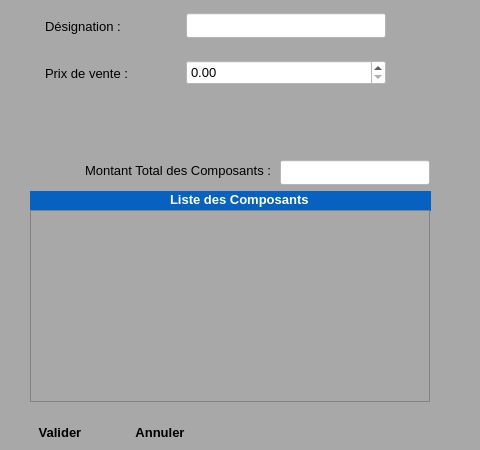
<?xml version="1.0" encoding="UTF-8"?>
<ui version="4.0">
 <class>ajoutComposant</class>
 <widget class="QWidget" name="ajoutComposant">
  <property name="geometry">
   <rect>
    <x>0</x>
    <y>0</y>
    <width>480</width>
    <height>450</height>
   </rect>
  </property>
  <property name="minimumSize">
   <size>
    <width>480</width>
    <height>450</height>
   </size>
  </property>
  <property name="maximumSize">
   <size>
    <width>480</width>
    <height>640</height>
   </size>
  </property>
  <property name="font">
   <font>
    <family>Segoe UI</family>
    <pointsize>10</pointsize>
   </font>
  </property>
  <property name="acceptDrops">
   <bool>false</bool>
  </property>
  <property name="windowTitle">
   <string>Ajouter un Produits</string>
  </property>
  <property name="windowIcon">
   <iconset>
    <normaloff>D:/Med/Eclipse Travail/TestBD/Add-icon.png</normaloff>D:/Med/Eclipse Travail/TestBD/Add-icon.png</iconset>
  </property>
  <property name="toolTip">
   <string>&lt;html&gt;&lt;head/&gt;&lt;body&gt;&lt;p&gt;&lt;span style=&quot; font-size:10pt;&quot;&gt;Ajouter une nouvelle Etude &lt;/span&gt;&lt;/p&gt;&lt;/body&gt;&lt;/html&gt;</string>
  </property>
  <property name="styleSheet">
   <string notr="true">background-color:rgb(168,168,168)</string>
  </property>
  <widget class="QWidget" name="verticalLayoutWidget">
   <property name="geometry">
    <rect>
     <x>10</x>
     <y>0</y>
     <width>411</width>
     <height>101</height>
    </rect>
   </property>
   <layout class="QVBoxLayout" name="verticalLayout">
    <item>
     <layout class="QHBoxLayout" name="horizontalLayout">
      <item>
       <widget class="QLabel" name="label">
        <property name="minimumSize">
         <size>
          <width>100</width>
          <height>30</height>
         </size>
        </property>
        <property name="maximumSize">
         <size>
          <width>100</width>
          <height>30</height>
         </size>
        </property>
        <property name="font">
         <font>
          <family>Segoe UI</family>
          <pointsize>10</pointsize>
         </font>
        </property>
        <property name="text">
         <string>Désignation :</string>
        </property>
       </widget>
      </item>
      <item>
       <widget class="QLineEdit" name="uiDesignation">
        <property name="enabled">
         <bool>true</bool>
        </property>
        <property name="minimumSize">
         <size>
          <width>200</width>
          <height>25</height>
         </size>
        </property>
        <property name="maximumSize">
         <size>
          <width>200</width>
          <height>25</height>
         </size>
        </property>
        <property name="font">
         <font>
          <family>Segoe UI</family>
          <pointsize>10</pointsize>
         </font>
        </property>
        <property name="styleSheet">
         <string notr="true">background-color:rgb(255, 255, 255)</string>
        </property>
       </widget>
      </item>
     </layout>
    </item>
    <item>
     <layout class="QHBoxLayout" name="horizontalLayout_3">
      <item>
       <widget class="QLabel" name="label_4">
        <property name="minimumSize">
         <size>
          <width>100</width>
          <height>30</height>
         </size>
        </property>
        <property name="maximumSize">
         <size>
          <width>100</width>
          <height>30</height>
         </size>
        </property>
        <property name="font">
         <font>
          <family>Segoe UI</family>
          <pointsize>10</pointsize>
         </font>
        </property>
        <property name="text">
         <string>Prix de vente :</string>
        </property>
       </widget>
      </item>
      <item>
       <widget class="QDoubleSpinBox" name="uiPrixVente">
        <property name="minimumSize">
         <size>
          <width>200</width>
          <height>25</height>
         </size>
        </property>
        <property name="maximumSize">
         <size>
          <width>200</width>
          <height>25</height>
         </size>
        </property>
        <property name="styleSheet">
         <string notr="true">background-color:rgb(255, 255, 255)</string>
        </property>
        <property name="maximum">
         <double>1000000000.000000000000000</double>
        </property>
       </widget>
      </item>
     </layout>
    </item>
   </layout>
  </widget>
  <widget class="QPushButton" name="uiValider">
   <property name="geometry">
    <rect>
     <x>10</x>
     <y>420</y>
     <width>100</width>
     <height>25</height>
    </rect>
   </property>
   <property name="minimumSize">
    <size>
     <width>100</width>
     <height>25</height>
    </size>
   </property>
   <property name="maximumSize">
    <size>
     <width>100</width>
     <height>25</height>
    </size>
   </property>
   <property name="font">
    <font>
     <family>Segoe UI</family>
     <pointsize>10</pointsize>
     <weight>75</weight>
     <bold>true</bold>
    </font>
   </property>
   <property name="styleSheet">
    <string notr="true">border:rgb(255, 255, 255);</string>
   </property>
   <property name="text">
    <string>Valider</string>
   </property>
   <property name="icon">
    <iconset>
     <normaloff>ProjectRessources/ok-icon.png</normaloff>ProjectRessources/ok-icon.png</iconset>
   </property>
   <property name="flat">
    <bool>true</bool>
   </property>
  </widget>
  <widget class="QPushButton" name="uiAnnuler">
   <property name="geometry">
    <rect>
     <x>110</x>
     <y>420</y>
     <width>100</width>
     <height>25</height>
    </rect>
   </property>
   <property name="minimumSize">
    <size>
     <width>100</width>
     <height>25</height>
    </size>
   </property>
   <property name="maximumSize">
    <size>
     <width>100</width>
     <height>25</height>
    </size>
   </property>
   <property name="font">
    <font>
     <family>Segoe UI</family>
     <pointsize>10</pointsize>
     <weight>75</weight>
     <bold>true</bold>
    </font>
   </property>
   <property name="styleSheet">
    <string notr="true">border:rgb(255, 255, 255);
</string>
   </property>
   <property name="text">
    <string>Annuler</string>
   </property>
   <property name="icon">
    <iconset>
     <normaloff>ProjectRessources/cancel-icon2.png</normaloff>ProjectRessources/cancel-icon2.png</iconset>
   </property>
   <property name="flat">
    <bool>true</bool>
   </property>
  </widget>
  <widget class="QLabel" name="uiErreur">
   <property name="enabled">
    <bool>true</bool>
   </property>
   <property name="geometry">
    <rect>
     <x>210</x>
     <y>420</y>
     <width>251</width>
     <height>20</height>
    </rect>
   </property>
   <property name="font">
    <font>
     <family>Segoe UI</family>
     <pointsize>10</pointsize>
    </font>
   </property>
   <property name="mouseTracking">
    <bool>true</bool>
   </property>
   <property name="styleSheet">
    <string notr="true">color:rgb(255, 0, 0);</string>
   </property>
   <property name="locale">
    <locale language="French" country="France"/>
   </property>
   <property name="text">
    <string/>
   </property>
   <property name="alignment">
    <set>Qt::AlignCenter</set>
   </property>
  </widget>
  <widget class="QWidget" name="horizontalLayoutWidget">
   <property name="geometry">
    <rect>
     <x>40</x>
     <y>110</y>
     <width>81</width>
     <height>41</height>
    </rect>
   </property>
   <layout class="QHBoxLayout" name="horizontalLayout_2">
    <item>
     <widget class="QPushButton" name="uiAjouter">
      <property name="minimumSize">
       <size>
        <width>30</width>
        <height>17</height>
       </size>
      </property>
      <property name="font">
       <font>
        <family>Segoe UI</family>
        <pointsize>10</pointsize>
        <weight>75</weight>
        <bold>true</bold>
       </font>
      </property>
      <property name="styleSheet">
       <string notr="true">border:rgb(255, 255, 255)</string>
      </property>
      <property name="text">
       <string/>
      </property>
      <property name="icon">
       <iconset>
        <normaloff>ProjectRessources/File-add-icon.png</normaloff>ProjectRessources/File-add-icon.png</iconset>
      </property>
      <property name="flat">
       <bool>true</bool>
      </property>
     </widget>
    </item>
    <item>
     <widget class="QPushButton" name="uiSupprimer">
      <property name="font">
       <font>
        <family>Segoe UI</family>
        <pointsize>10</pointsize>
        <weight>75</weight>
        <bold>true</bold>
       </font>
      </property>
      <property name="styleSheet">
       <string notr="true">border:rgb(255, 255, 255)</string>
      </property>
      <property name="text">
       <string/>
      </property>
      <property name="icon">
       <iconset>
        <normaloff>ProjectRessources/Delete-icon.png</normaloff>ProjectRessources/Delete-icon.png</iconset>
      </property>
      <property name="flat">
       <bool>true</bool>
      </property>
     </widget>
    </item>
   </layout>
  </widget>
  <widget class="QWidget" name="widget_2" native="true">
   <property name="geometry">
    <rect>
     <x>30</x>
     <y>191</y>
     <width>401</width>
     <height>20</height>
    </rect>
   </property>
   <property name="styleSheet">
    <string notr="true">background-color:rgb(7,98,191)</string>
   </property>
   <widget class="QLabel" name="label_3">
    <property name="geometry">
     <rect>
      <x>140</x>
      <y>0</y>
      <width>141</width>
      <height>16</height>
     </rect>
    </property>
    <property name="font">
     <font>
      <family>Segoe UI</family>
      <pointsize>10</pointsize>
      <weight>75</weight>
      <bold>true</bold>
     </font>
    </property>
    <property name="styleSheet">
     <string notr="true">color:rgb(255, 255, 255)</string>
    </property>
    <property name="text">
     <string>Liste des Composants</string>
    </property>
   </widget>
  </widget>
  <widget class="QTableWidget" name="tableWidget">
   <property name="geometry">
    <rect>
     <x>30</x>
     <y>210</y>
     <width>400</width>
     <height>192</height>
    </rect>
   </property>
   <property name="minimumSize">
    <size>
     <width>400</width>
     <height>192</height>
    </size>
   </property>
   <property name="maximumSize">
    <size>
     <width>291</width>
     <height>192</height>
    </size>
   </property>
  </widget>
  <widget class="QLineEdit" name="uiPrixTotal">
   <property name="enabled">
    <bool>false</bool>
   </property>
   <property name="geometry">
    <rect>
     <x>280</x>
     <y>160</y>
     <width>150</width>
     <height>25</height>
    </rect>
   </property>
   <property name="minimumSize">
    <size>
     <width>150</width>
     <height>25</height>
    </size>
   </property>
   <property name="maximumSize">
    <size>
     <width>200</width>
     <height>25</height>
    </size>
   </property>
   <property name="font">
    <font>
     <family>Segoe UI</family>
     <pointsize>10</pointsize>
    </font>
   </property>
   <property name="styleSheet">
    <string notr="true">background-color:rgb(255, 255, 255);
color:rgb(255, 0, 0)</string>
   </property>
  </widget>
  <widget class="QLabel" name="label_2">
   <property name="geometry">
    <rect>
     <x>85</x>
     <y>160</y>
     <width>190</width>
     <height>20</height>
    </rect>
   </property>
   <property name="text">
    <string>Montant Total des Composants :</string>
   </property>
  </widget>
 </widget>
 <resources/>
 <connections/>
</ui>
